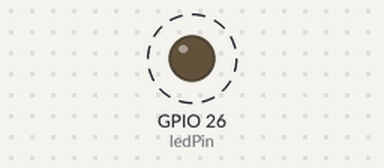
This sketch was run on a simulated ESP32. Shown: output pins drawn as LEDs (lit = HIGH). Dashed ring = blinking. What the sketch prints to the serial monitor is not drawn.

Above: at 0.2 s.
Timing chart, 0 to 3.0 s (numbered marks = the images above):
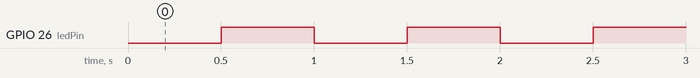

Measured:
- by itself, GPIO 26 (ledPin): alternates HIGH for 0.50 s and LOW for 0.50 s

The sketch:

sketch_mar20a.ino
```cpp
const int ledPin = 26;       // LED连接的引脚
const unsigned long interval = 500;  // 亮/灭的持续时间（500ms，对应1Hz）
unsigned long previousMillis = 0;    // 记录上一次状态切换的时间
bool ledState = LOW;                // LED当前状态（初始熄灭）

void setup() {
  Serial.begin(115200);
  pinMode(ledPin, OUTPUT);
  digitalWrite(ledPin, ledState);   // 初始化LED状态
}

void loop() {
  // 获取当前时间（毫秒）
  unsigned long currentMillis = millis();

  // 检查是否达到状态切换的时间
  if (currentMillis - previousMillis >= interval) {
    // 更新上一次切换时间
    previousMillis = currentMillis;

    // 切换LED状态（亮→灭，灭→亮）
    ledState = !ledState;
    digitalWrite(ledPin, ledState);

    // 串口输出当前状态，方便调试
    if (ledState == HIGH) {
      Serial.println("LED ON");
    } else {
      Serial.println("LED OFF");
    }
  }

  // 这里可以加其他代码，不会被闪烁逻辑阻塞
  // 比如：Serial.println("程序正常运行中...");
}
```
